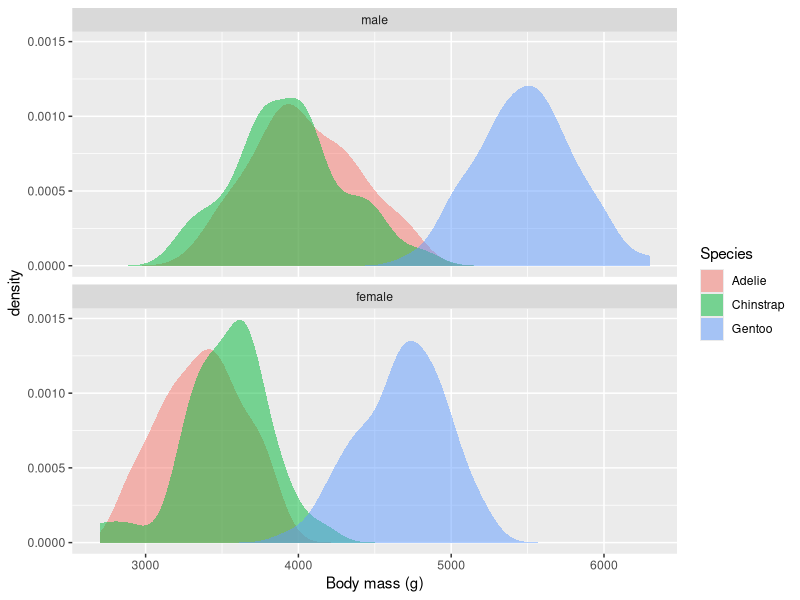
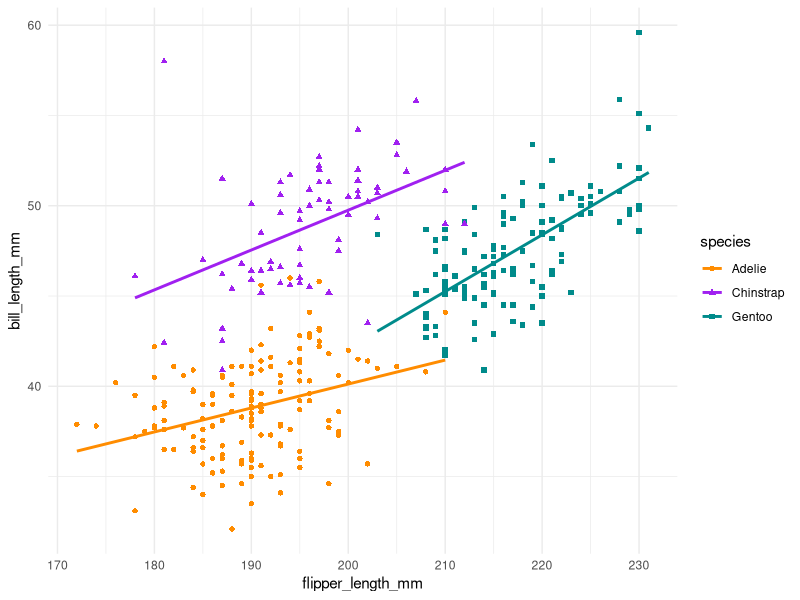

Write R code to recreate these figures, in order.
library(tidyverse)
library(palmerpenguins)

penguins |>
  filter(!is.na(sex)) |>
  mutate(
    sex = factor(sex, levels = c("male", "female"))
  ) |>
  ggplot(
    aes(x=body_mass_g, fill=species)  
  ) +
  geom_density(alpha=0.5, color=NA) +
  facet_wrap(~sex, ncol=1) +
  labs(
    x = "Body mass (g)",
    fill = "Species"
  )


penguins |>
  ggplot(
    aes(x = flipper_length_mm, y = bill_length_mm, color = species)
  ) +
  geom_point(
    aes(shape = species)
  ) +
  geom_smooth(method="lm", se=FALSE) +
  theme_minimal() +
  scale_color_manual(values=c("darkorange", "purple", "cyan4"))
